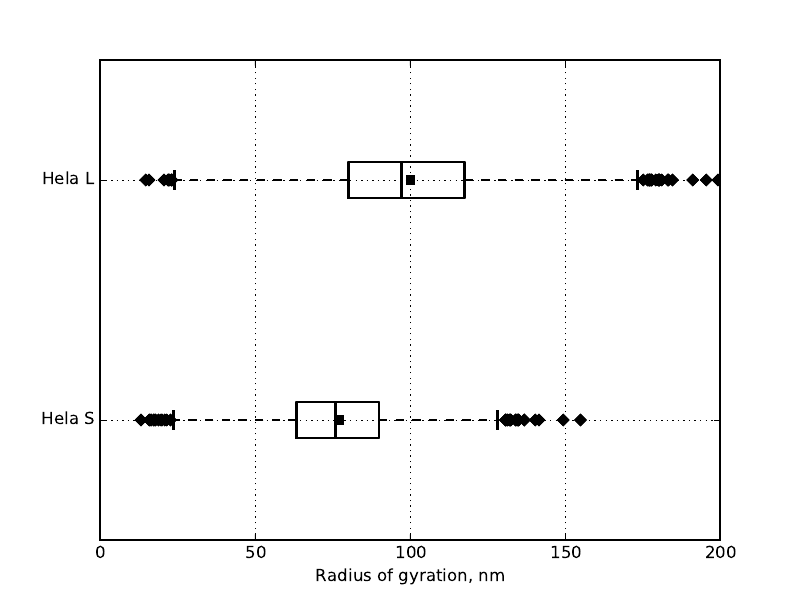

Python code for this plot:
"""Code for generating Fig. 1C -- Box plots of gyration radii
distributions.

See
https://bespokeblog.wordpress.com/2011/07/11/basic-data-plotting-with-matplotlib-part-3-histograms/
"""

import numpy as np
import matplotlib.pyplot as plt
import matplotlib.font_manager as font_manager
from matplotlib import rcParams

fontpath = '/usr/share/fonts/truetype/msttcorefonts/Arial.ttf'
prop = font_manager.FontProperties(fname = fontpath)
rcParams['font.family'] = prop.get_name()
rcParams.update({'font.size' : 7})
rcParams.update({'legend.fontsize' : 7})
rcParams.update({'axes.titlesize' : 7})

hl = np.loadtxt('figure_data/Original_Data_L_dataset_RgTrans.txt')
hs = np.loadtxt('figure_data/Original_Data_S_dataset_RgTrans.txt')

stdprops = dict(linewidth = 1.0, color = 'k')
meanprops = dict(markerfacecolor = 'k', markersize = 2.0)
flierprops = dict(markersize = 2.0)
labels = ['Hela S', 'Hela L']
fig = plt.figure(figsize = (3.46 , 2.5), dpi = 300)
boxL = plt.boxplot([hs, hl],
                   vert = False,
                   sym = 'kD',
                   showmeans = True,
                   boxprops = stdprops,
                   medianprops = stdprops,
                   whiskerprops = stdprops,
                   capprops = stdprops,
                   meanprops = meanprops,
                   flierprops = flierprops,
                   labels = labels)

fig.tight_layout(pad = 1.5)

plt.xlim((0, 200))
plt.xlabel('Radius of gyration, nm')
plt.grid(True)
plt.savefig('fig1c.pdf')
plt.close()
